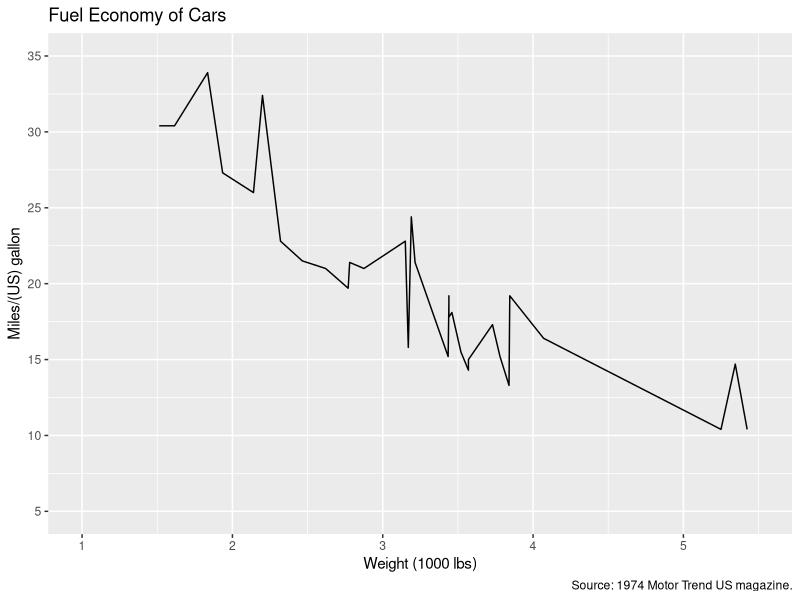
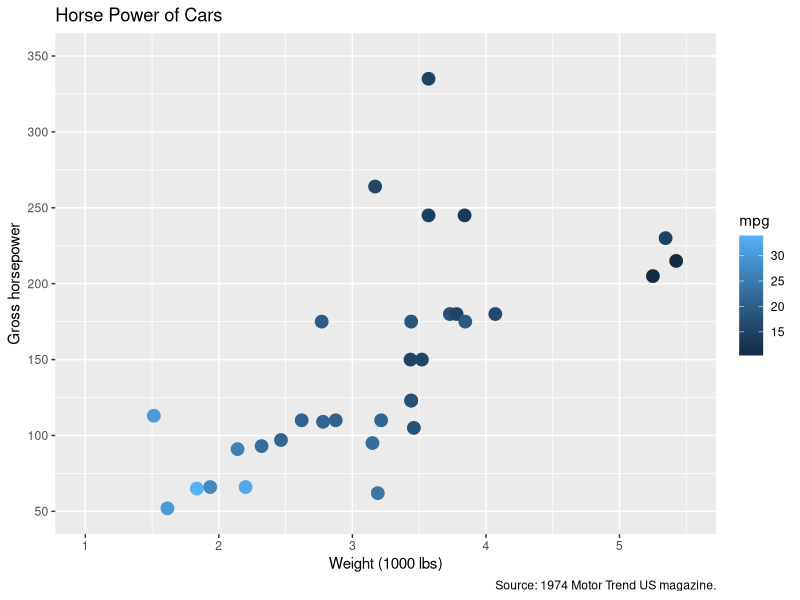

Write R code to recreate these figures, in order.
## ---- chunk 1
library(knitr)
library(ggplot2)
opts_chunk$set(fig.align="center", fig.height=4, fig.width=5.5)
## ---- chunk 2
show(head(mtcars))
## ---- chunk 3
p <- ggplot(data = mtcars, 
            mapping = aes(x = wt, 
                          y=mpg))
p + geom_line() + 
scale_y_continuous(limits = c(5, 35), breaks = seq(5, 35, by=5)) + 
scale_x_continuous(limits = c(1, 5.5), breaks = seq(1, 5.5, by=1)) +
labs(x = "Weight (1000 lbs)", y = "Miles/(US) gallon",
     title = "Fuel Economy of Cars",
     caption = "Source: 1974 Motor Trend US magazine.")

## ---- chunk 4
p <- ggplot(data = mtcars,
            mapping = aes(x = wt,
                          y=hp,
                          color = mpg))
p + geom_point(size = 4) +
scale_y_continuous(limits = c(50, 350), breaks = seq(50, 350, by=50)) +
scale_x_continuous(limits = c(1, 5.5), breaks = seq(1, 5.5, by=1)) +
labs(x = "Weight (1000 lbs)", y = "Gross horsepower",
     title = "Horse Power of Cars",
     caption = "Source: 1974 Motor Trend US magazine.")
